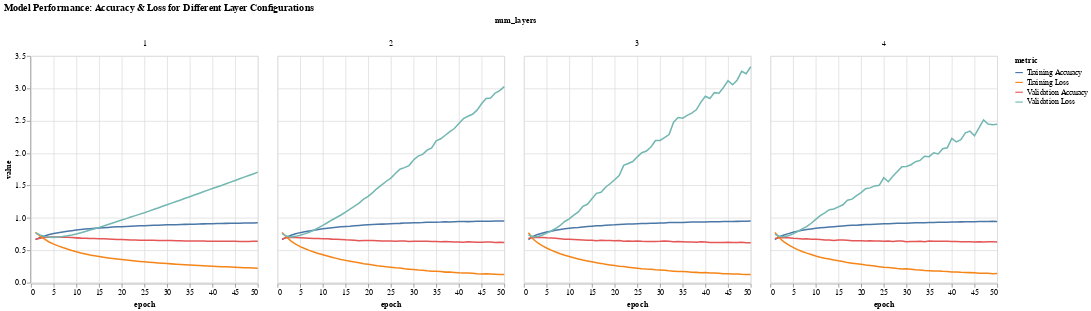

Notebook code for this chart:
### Markdown cell above
Let's see the scenario where we have constant nodes per layer

### Code cell
import altair as alt

nodes_per_layer = 64  # Adjust as needed
layers_list = [1, 2, 3, 4]

print("\nTesting Constant Nodes per Layer:")
df_all_models = pd.DataFrame()

for num_layers in layers_list:
    print(f"\nTraining model with {num_layers} layers of {nodes_per_layer} nodes each")
    model = build_model(num_layers, nodes_per_layer)
    
    # Compile the model
    model.compile(optimizer='adam',
                  loss='sparse_categorical_crossentropy',
                  metrics=['accuracy'])

    # Train the model
    history = model.fit(
        X_train, y_train,
        epochs=50,
        batch_size=32,
        validation_data=(X_valid, y_valid),
        verbose=0
    )

    # Prepare data for plotting
    df = pd.DataFrame({
        'epoch': range(1, 51),
        'training_accuracy': history.history['accuracy'],
        'validation_accuracy': history.history['val_accuracy'],
        'training_loss': history.history['loss'],
        'validation_loss': history.history['val_loss'],
        'num_layers': [num_layers] * 50
    })
    
    # Melt the dataframe for long format
    df_long = df.melt(id_vars=['epoch', 'num_layers'], 
                      value_vars=['training_accuracy', 'validation_accuracy', 'training_loss', 'validation_loss'],
                      var_name='metric', value_name='value')
    
    # Concatenate all data
    df_all_models = pd.concat([df_all_models, df_long], ignore_index=True)

# Define the color mapping for metrics
color_mapping = {
    'training_accuracy': 'Training Accuracy',
    'validation_accuracy': 'Validation Accuracy',
    'training_loss': 'Training Loss',
    'validation_loss': 'Validation Loss'
}

df_all_models['metric'] = df_all_models['metric'].map(color_mapping)

# Altair plot: Interactive plot for all models
chart = alt.Chart(df_all_models).mark_line().encode(
    x='epoch',
    y='value',
    color='metric',
    column='num_layers:O',  # Separate charts for each layer configuration
    tooltip=['epoch', 'value', 'metric', 'num_layers']
).properties(
    title="Model Performance: Accuracy & Loss for Different Layer Configurations",
    width=300,
    height=300
)

# Display the chart
chart.display()

### Figure 1 — Vega-Lite specification as saved in the notebook (floating-point values rounded to 4 significant figures; data arrays with more than 128 entries replaced by an {"elided": "..."} marker saying what was removed)
{"config": {"view": {"continuousWidth": 300, "continuousHeight": 300}}, "data": {"name": "data-c09366a31f81fba97a3c120005672055"}, "mark": {"type": "line"}, "encoding": {"color": {"field": "metric", "type": "nominal"}, "column": {"field": "num_layers", "type": "ordinal"}, "tooltip": [{"field": "epoch", "type": "quantitative"}, {"field": "value", "type": "quantitative"}, {"field": "metric", "type": "nominal"}, {"field": "num_layers", "type": "quantitative"}], "x": {"field": "epoch", "type": "quantitative"}, "y": {"field": "value", "type": "quantitative"}}, "height": 300, "title": "Model Performance: Accuracy & Loss for Different Layer Configurations", "width": 300, "$schema": "https://vega.github.io/schema/vega-lite/v5.20.1.json", "datasets": {"data-c09366a31f81fba97a3c120005672055": {"elided": "800 records"}}}
